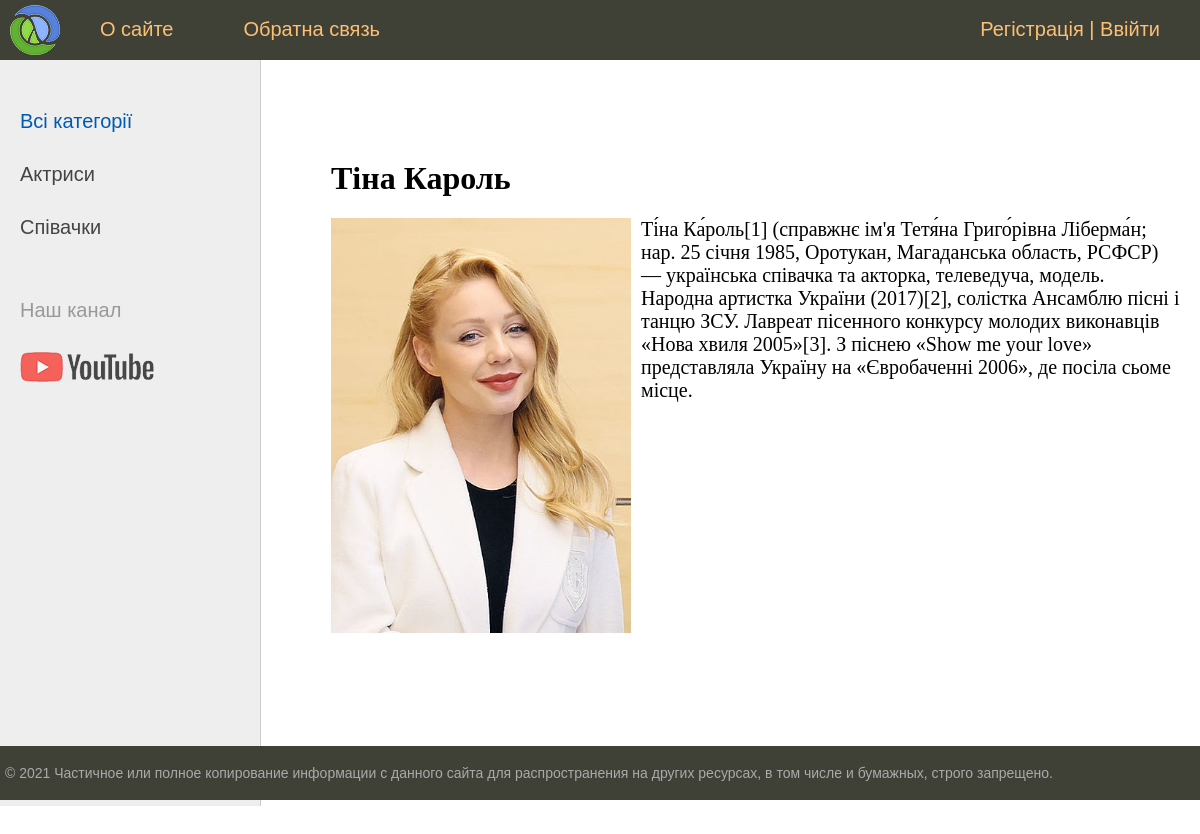
Screenshot of /post/tina-karol/ with the database file from the repository.
### women/models.py (models this page shows, shortened)
class Category(models.Model):
    name = models.CharField(max_length=100, db_index=True, verbose_name='категорія')
    slug = models.SlugField(max_length=255, unique=True, db_index=True, verbose_name='URL')
    def get_absolute_url(self):
        return reverse('category', kwargs={'cat_slug': self.slug})
    class Meta:
        verbose_name = 'Категорії'
        verbose_name_plural = 'Категорії'

class Women(models.Model):
    title = models.CharField(max_length=255, verbose_name='Назва')
    slug = models.SlugField(max_length=255, unique=True, db_index=True, verbose_name='URL')
    content = models.TextField(blank=True, verbose_name='Опис')
    photo = models.ImageField(upload_to="photo/%Y/%m/%d", verbose_name='фото')
    time_create = models.DateTimeField(auto_now_add=True, verbose_name='Час опублікування')
    time_update = models.DateTimeField(auto_now=True, verbose_name='чвс оновлення')
    is_published = models.BooleanField(default=True, verbose_name='Публікування')
    cat = models.ForeignKey('Category', on_delete=models.PROTECT, verbose_name='категорія')
    class Meta:
        verbose_name = 'Відомі жінки'
        verbose_name_plural = 'Відомі жінки'
        ordering = ['-time_create', 'title']

### women/views.py (the view)
# urls.py: path('post/<slug:post_slug>/', ShowPost.as_view(), name='post'),
class ShowPost(DataMixin, DetailView):
    model = Women
    template_name = 'women/post.html'
    slug_url_kwarg = 'post_slug'
    context_object_name = 'post'
    def get_context_data(self, *, object_list=None, **kwargs):
        context = super().get_context_data(**kwargs)
        c_def = self.get_user_context(title=context['post'])
        return dict(list(context.items()) + list(c_def.items()))

### women/utils.py (called while the page is built)
    def get_user_context(self, **kwargs):
        context = kwargs
        cats = Category.objects.annotate(Count('women'))
        user_menu = menu.copy()
        if not self.request.user.is_authenticated:
            user_menu.pop(1)
        context['menu'] = user_menu
        context['cats'] = cats
        if 'cat_selected' not in context:
            context['cat_selected'] = 0
        return context

### women/templates/women/post.html
{% extends 'women/base.html' %}
{% block content %}
<h1>{{ post.title }}</h1>
{% if post.photo %}
<p><img class="img-article-left" src="{{ post.photo.url }}"></p>
{% endif %}
{{ post.content|linebreaks }}
{% endblock %}

### women/templates/women/base.html (shortened to what this page needs)
{% load static %}
{% load women_tags %}
<!DOCTYPE html>
<html>
<head>
	<link type="text/css" href="{% static 'women/css/styles.css' %}" rel="stylesheet" />
</head>
<body>
<table class="table-page" border=0 cellpadding="0" cellspacing="0">
<tr><td valign=top>
{% block mainmenu %}
		<div class="header">
			<ul id="mainmenu" class="mainmenu">
			<li class="logo"><a href="{% url 'home' %}"><div class="logo"></div></a></li>
{% for m in menu %}
			<li><a href="{% url m.url_name %}">{{m.title}}</a></li>
{% endfor %}
                {% if request.user.is_authenticated %}
                <li class="last">{{ user.username }} | <a href="{% url 'logout' %}">Вийти</a></li>
                {% else %}
                <li class="last"><a href="{% url 'register' %}">Регістрація</a> | <a href="{% url 'login' %}">Ввійти</a></li>
                {% endif %}
			</ul>
		</div>
{% endblock mainmenu %}
<table class="table-content" border=0 cellpadding="0" cellspacing="0">
<tr>
	<td valign="top" class="left-chapters">
	<ul id="leftchapters">
        {% if cat_selected == 0 %}
        <li class="selected">Всі категорії</li>
        {% else %}
        <li><a href="{% url 'home' %}">Всі категорії</a> </li>
        {% endif %}
{% for c in cats %}
{% if c.women__count > 0 %}
    {% if c.pk == cat_selected %}
        <li class="selected">{{ c.name }}</li>
    {% else %}
        <li><a href="{{ c.get_absolute_url }}">{{ c.name }}</a> </li>
	{% endif %}
{% endif %}
{% endfor %}
        <li class="share">
		<p>Наш канал</p>
		<a class="share-yt" href="https://www.youtube.com/channel/UClJzWfGWuGJL2t-3dYKcHTA/playlists" target="_blank" rel="nofollow"></a>
		</li>
	</ul>
</td>
<td valign="top" class="content">
	<div class="content-text">
{% block content %}
{% endblock %}
	</div>
</td></tr></table>
</td></tr>
<tr><td valign=top>
	<div id="footer">
		<p>&copy; 2021 Частичное или полное копирование информации с данного сайта для распространения на других ресурсах, в том числе и бумажных, строго запрещено.</p>
	</div>
</td></tr></table>
</body>
</html>

### women/static/women/css/styles.css (style rules this page uses)
html, body { font-family: 'Arial'; margin: 0; padding: 0; height: 100%; width: 100%; color: #444; }
a { color: #0059b2; text-decoration: none; }
img { max-width: 600px; height: auto; }
img.img-article-left { max-width: 300px; height: auto; float: left; padding: 0 10px 10px 0; }
.table-page { width: 100%; height: 100%; vertical-align: top; }
.table-page tr { height: 100%; }
.header { background: #3F4137; height: 60px; }
.logo { background: url('../images/logo.png') no-repeat 10px 5px; width: 70px; height: 60px; }
ul.mainmenu { list-style: none; margin: 0; padding: 0; height: 60px; color: #fdc073; font-size: 20px; overflow: hidden; }
ul.mainmenu li { float: left; margin: 18px 40px 0 30px; }
ul.mainmenu li.logo { margin: 0; }
ul.mainmenu li.last { float: right; }
ul.mainmenu li a { color: #fdc073; text-decoration: none; }
.table-content { width: 100%; min-height: 100%; height: 100%; }
.left-chapters { margin: 0; background: #eee; border-right: 1px solid #ccc; min-height: 100%; }
.left-chapters ul { width: 230px; min-height: 100%; margin: 0; padding: 20px 10px 10px 20px; list-style: none; font-size: 20px; }
.left-chapters ul li { margin: 30px 0 0 0; color: #999; }
.left-chapters ul li.selected { color: #0059b2; }
.left-chapters ul li a { color: #444; text-decoration: none; }
.left-chapters ul li.share { margin: 60px 0 0 0; }
.left-chapters ul li.share p { margin: 30px 0 30px 0; }
.left-chapters ul li.share a { display: inline-block; width: 40px; height: 40px; margin: 0 20px 0 0; }
.left-chapters ul li.share a.share-yt { width: 100%; height: 30px; background: url('../images/share_yt.png') no-repeat 0 0 }
.content { padding: 40px 20px 20px 40px; width: 100%; box-sizing: border-box; }
.content-text { margin: 60px 0 0 30px; color: #000; font-size: 20px; font-family: Yandex Sans Display Light; }
.content-text h1 { font-size: 32px; }
#footer { box-sizing: border-box; background: #3F4137; padding: 5px; color: #aaa; font-size: 14px; font-family: Verdana, Geneva, Arial, Helvetica; text-align: left; overflow: hidden; }

### rows the page displays
Category: name "Актриси"
Category: name "Співачки"
Women: title "Тіна Кароль", photo (picture), content "Ті́на Ка́роль[1] (справжнє ім'я Тетя́на Григо́рівна Ліберма́н; нар. 25 січня 1985, Оротукан, Магаданська область, РСФСР) — українська співачка та акторка, телеведуча, модель. Народна артистка України (2017)[2], солістка Ансамблю пісні і танцю ЗСУ. Лавреат пісенного конкурсу молодих виконавців «Нова хвиля 2005»[3]. З піснею «Show me your love» представляла Україну на «Євробаченні 2006», де посіла сьоме місце."

### other values shown
{{ m.title }} "О сайте" "Обратна связь"
